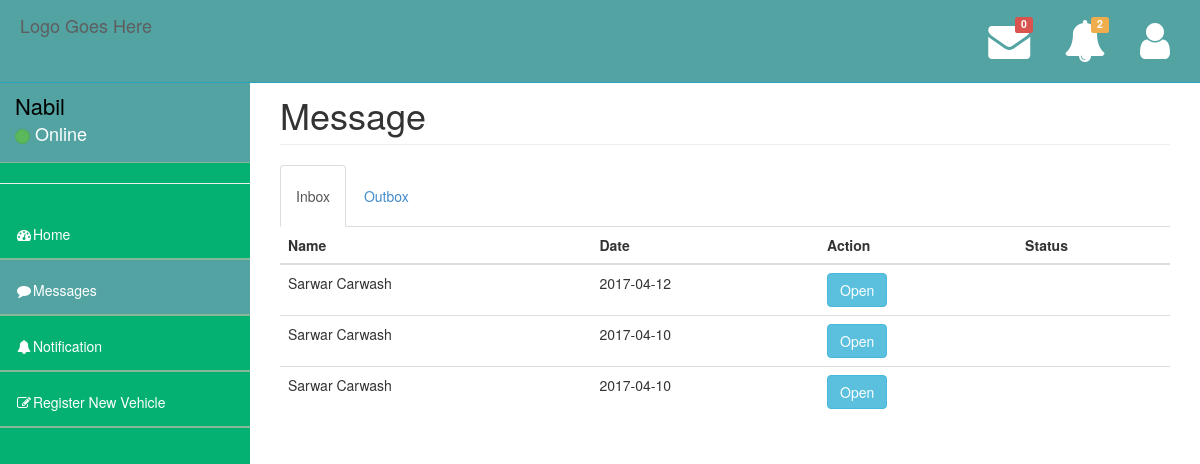
/carOwner/message.php (signed in), run on the app's committed database.
### tables this page shows
CREATE TABLE `carowner` (
  `Name` varchar(30) NOT NULL,
  `Email` varchar(35) NOT NULL,
  `Contact` varchar(16) NOT NULL,
  `DOB` date NOT NULL,
  `NID` varchar(20) NOT NULL,
  `DrivingLicence` varchar(20) NOT NULL,
  `Password` varchar(20) NOT NULL,
  `Address` varchar(100) NOT NULL,
  `flag` int(1) NOT NULL,
  `Status` varchar(10) NOT NULL
);

CREATE TABLE `message` (
  `MessageId` int(10) NOT NULL,
  `SenderMail` varchar(25) NOT NULL,
  `ReceiverMail` varchar(25) NOT NULL,
  `MessageBody` varchar(255) NOT NULL,
  `Date` date NOT NULL,
  `Status` varchar(10) DEFAULT NULL
);

### carOwner/phpFiles/SelectProfileData.php (called while the page is built)
<?php
function getJSONFromDB($sql){
	include 'Mysqldb.php';
	$result = mysqli_query($conn, $sql)or die(mysqli_error($conn));
	$arr=array();
	while($row = mysqli_fetch_assoc($result)) {
		$arr[]=$row;
	}
	return json_encode($arr);
}
?>

### carOwner/TemplateFile/messageInboxOpenModal.php (the view, shortened to what this page needs)
<div id="inbox" class="tab-pane fade in active">
       <table class="table table-hover">
            <thead>
              <tr>
                <th>Name</th>
                <th>Date</th>
                <th>Action</th>
                <th>Status</th>
              </tr>
            </thead>
            <tbody>
              <?php
                for($i=0;$i<sizeof($inboxMessageData);$i++){
                ?>
              <tr>
                <td><?php echo $inboxMessageData[$i]->name; ?></td>
                <td><?php echo $inboxMessageData[$i]->Date; ?></td>
                <td>
                  <button type="button" onclick="statusChange('status<?php echo $i; ?>','<?php echo $inboxMessageData[$i]->SenderMail ?>')" class="btn btn-info" data-toggle="modal" data-target="#open<?php echo $i ?>">Open</button>
            </td>
                <td id="status<?php echo $i; ?>"><?php if($inboxMessageData[$i]->Status == "unread") echo "Unread"; ?></td>
              </tr>
              <?php
              }
              ?>
            </tbody>
          </table>
    </div>

### carOwner/TemplateFile/header.php (shortened to what this page needs)
<?php
include("phpFiles/SelectProfileData.php");
$jsonCarOwnerDataString = getJSONFromDB("select * from carowner where Email='".$_SESSION["carOwnerEmail"]."'");
$carOwnerData = json_decode($jsonCarOwnerDataString);
?>
<!DOCTYPE html>
<html>
<head>
    <link href="../assets/plugins/bootstrap/bootstrap.css" rel="stylesheet" />
    <link rel="stylesheet" href="https://cdnjs.cloudflare.com/ajax/libs/font-awesome/4.7.0/css/font-awesome.min.css">
    <link href="../assets/css/jquery.datepick.css" rel="stylesheet" />
    <link href="../assets/css/style.css" rel="stylesheet" />
    <link href="../assets/css/main-style.css" rel="stylesheet" />
   </head>
<body>
    <div id="wrapper">
        <nav class="navbar navbar-default navbar-fixed-top" role="navigation" id="navbar">
            <div class="navbar-header">
                <a class="navbar-brand logo-color" href="index.html">
                    Logo Goes Here
                </a>
            </div>
            <?php include("TemplateFile/messageTemplate.php"); ?>
        </nav>
        <nav class="navbar-default navbar-static-side" role="navigation">
            <div class="sidebar-collapse">
                <ul class="nav" id="side-menu">
                    <li>
                        <div class="user-section">
                            <div class="user-info">
                                <div><?php echo $carOwnerData[0]->Name; ?></strong></div>
                                <div class="user-text-online">
                                    <span class="user-circle-online btn btn-success btn-circle "></span>&nbsp;Online
                                </div>
                            </div>
                        </div>
                    </li>
                    <hr>
                    <li class="<?php if($currentPage =='home'){echo 'selected';}?>">
                        <a href="index.php"><i class="fa fa-dashboard fa-fw"></i>Home</a>
                    </li>
                    <li class="<?php if($currentPage =='message'){echo 'selected';}?>">
                        <a href="message.php"><i class="fa fa-comment fa-fw"></i>Messages</a>
                    </li>
                    <li class="<?php if($currentPage =='notification'){echo 'selected';}?>">
                        <a href="notification.php"><i class="fa fa-bell fa-fw"></i>Notification</a>
                    </li>
                    <li class="<?php if($currentPage =='entry'){echo 'selected';}?>">
                        <a href="entry.php"><i class="fa fa-edit fa-fw"></i>Register New Vehicle</a>
                    </li>
                </ul>
            </div>
        </nav>

### assets/css/style.css (style rules this page uses)
body { background-color: #f8f8f8; }
#wrapper { width: 100%; margin-top: 55px!important; background-color:#04B173; height: 1000px; }
.navbar-static-side ul li { border-bottom:1px solid #84B899 !important; }
.logo-color { color: #fff; }
@media (min-width:768px) { .navbar-static-side { z-index: 1; position: absolute; width: 250px; } }
.btn-circle { width: 30px; height: 30px; padding: 6px 0; border-radius: 15px; text-align: center; font-size: 12px; line-height: 1.428571429; }

### assets/css/main-style.css (style rules this page uses)
.user-info { display: block; color:#000!important; display: inline-block; padding: 15px; margin-bottom: 0px }
.user-text-online { font-size:18px; color:#fff }
.user-circle-online { width: 15px!important; height: 15px!important; }
.nav > li > a { padding: 20px 15px; }
#side-menu { background-color:#04B173; }
#side-menu a { color:#fff; border-bottom: 1px solid #84B899 !important; height: 55px; }
.selected { background-color:rgb(83, 163, 163); }
#navbar { background-color:rgb(83, 163, 163); }
.navbar-brand { padding-left:20px; }
.navbar-default { border-color: #27A6BE; }

### data on the page
carowner: Name "Nabil"
message: name "Sarwar Carwash", Date "2017-04-12"
message: name "Sarwar Carwash", Date "2017-04-10"
message: name "Sarwar Carwash", Date "2017-04-10"

### other printed values
count($countMessageData) "0"
count($countNotificationData) "2"
